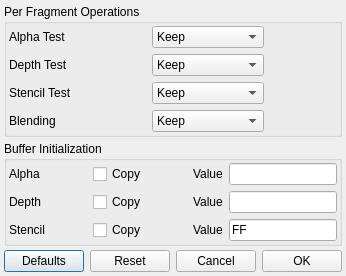
<ui version="4.0" >
 <class>dFragmentTest</class>
 <widget class="QDialog" name="dFragmentTest" >
  <property name="geometry" >
   <rect>
    <x>0</x>
    <y>0</y>
    <width>334</width>
    <height>273</height>
   </rect>
  </property>
  <property name="windowTitle" >
   <string>Dialog</string>
  </property>
  <layout class="QVBoxLayout" >
   <property name="spacing" >
    <number>4</number>
   </property>
   <property name="leftMargin" >
    <number>4</number>
   </property>
   <property name="topMargin" >
    <number>4</number>
   </property>
   <property name="rightMargin" >
    <number>4</number>
   </property>
   <property name="bottomMargin" >
    <number>4</number>
   </property>
   <item>
    <widget class="QGroupBox" name="groupBox_2" >
     <property name="sizePolicy" >
      <sizepolicy vsizetype="Minimum" hsizetype="Preferred" >
       <horstretch>0</horstretch>
       <verstretch>0</verstretch>
      </sizepolicy>
     </property>
     <property name="title" >
      <string>Per Fragment Operations</string>
     </property>
     <layout class="QGridLayout" >
      <property name="leftMargin" >
       <number>2</number>
      </property>
      <property name="topMargin" >
       <number>2</number>
      </property>
      <property name="rightMargin" >
       <number>2</number>
      </property>
      <property name="bottomMargin" >
       <number>2</number>
      </property>
      <property name="horizontalSpacing" >
       <number>0</number>
      </property>
      <property name="verticalSpacing" >
       <number>0</number>
      </property>
      <item row="0" column="0" >
       <layout class="QGridLayout" >
        <property name="leftMargin" >
         <number>0</number>
        </property>
        <property name="topMargin" >
         <number>0</number>
        </property>
        <property name="rightMargin" >
         <number>0</number>
        </property>
        <property name="bottomMargin" >
         <number>0</number>
        </property>
        <property name="horizontalSpacing" >
         <number>6</number>
        </property>
        <property name="verticalSpacing" >
         <number>6</number>
        </property>
        <item row="0" column="0" >
         <widget class="QLabel" name="label_5" >
          <property name="text" >
           <string>Alpha Test</string>
          </property>
         </widget>
        </item>
        <item row="1" column="0" >
         <widget class="QLabel" name="label_6" >
          <property name="text" >
           <string>Depth Test</string>
          </property>
         </widget>
        </item>
        <item row="2" column="2" >
         <widget class="QComboBox" name="cbStencilTest" >
          <item>
           <property name="text" >
            <string>Keep</string>
           </property>
          </item>
          <item>
           <property name="text" >
            <string>Force Disabled</string>
           </property>
          </item>
          <item>
           <property name="text" >
            <string>Force Enabled</string>
           </property>
          </item>
         </widget>
        </item>
        <item row="1" column="2" >
         <widget class="QComboBox" name="cbDepthTest" >
          <item>
           <property name="text" >
            <string>Keep</string>
           </property>
          </item>
          <item>
           <property name="text" >
            <string>Force Disabled</string>
           </property>
          </item>
          <item>
           <property name="text" >
            <string>Force Enabled</string>
           </property>
          </item>
         </widget>
        </item>
        <item row="2" column="3" >
         <spacer>
          <property name="orientation" >
           <enum>Qt::Horizontal</enum>
          </property>
          <property name="sizeHint" >
           <size>
            <width>40</width>
            <height>20</height>
           </size>
          </property>
         </spacer>
        </item>
        <item row="0" column="2" >
         <widget class="QComboBox" name="cbAlphaTest" >
          <property name="sizeAdjustPolicy" >
           <enum>QComboBox::AdjustToContents</enum>
          </property>
          <item>
           <property name="text" >
            <string>Keep</string>
           </property>
          </item>
          <item>
           <property name="text" >
            <string>Force Disabled</string>
           </property>
          </item>
          <item>
           <property name="text" >
            <string>Force Enabled</string>
           </property>
          </item>
         </widget>
        </item>
        <item row="1" column="3" >
         <spacer>
          <property name="orientation" >
           <enum>Qt::Horizontal</enum>
          </property>
          <property name="sizeHint" >
           <size>
            <width>40</width>
            <height>20</height>
           </size>
          </property>
         </spacer>
        </item>
        <item row="2" column="0" >
         <widget class="QLabel" name="label_7" >
          <property name="text" >
           <string>Stencil Test</string>
          </property>
         </widget>
        </item>
        <item row="0" column="3" >
         <spacer>
          <property name="orientation" >
           <enum>Qt::Horizontal</enum>
          </property>
          <property name="sizeHint" >
           <size>
            <width>40</width>
            <height>20</height>
           </size>
          </property>
         </spacer>
        </item>
        <item row="0" column="1" >
         <spacer>
          <property name="orientation" >
           <enum>Qt::Horizontal</enum>
          </property>
          <property name="sizeHint" >
           <size>
            <width>40</width>
            <height>20</height>
           </size>
          </property>
         </spacer>
        </item>
        <item row="1" column="1" >
         <spacer>
          <property name="orientation" >
           <enum>Qt::Horizontal</enum>
          </property>
          <property name="sizeHint" >
           <size>
            <width>40</width>
            <height>20</height>
           </size>
          </property>
         </spacer>
        </item>
        <item row="2" column="1" >
         <spacer>
          <property name="orientation" >
           <enum>Qt::Horizontal</enum>
          </property>
          <property name="sizeHint" >
           <size>
            <width>40</width>
            <height>20</height>
           </size>
          </property>
         </spacer>
        </item>
        <item row="3" column="0" >
         <widget class="QLabel" name="label_10" >
          <property name="text" >
           <string>Blending</string>
          </property>
         </widget>
        </item>
        <item row="3" column="1" >
         <spacer>
          <property name="orientation" >
           <enum>Qt::Horizontal</enum>
          </property>
          <property name="sizeHint" >
           <size>
            <width>40</width>
            <height>20</height>
           </size>
          </property>
         </spacer>
        </item>
        <item row="3" column="3" >
         <spacer>
          <property name="orientation" >
           <enum>Qt::Horizontal</enum>
          </property>
          <property name="sizeHint" >
           <size>
            <width>40</width>
            <height>20</height>
           </size>
          </property>
         </spacer>
        </item>
        <item row="3" column="2" >
         <widget class="QComboBox" name="cbBlending" >
          <item>
           <property name="text" >
            <string>Keep</string>
           </property>
          </item>
          <item>
           <property name="text" >
            <string>Force Disabled</string>
           </property>
          </item>
         </widget>
        </item>
       </layout>
      </item>
     </layout>
    </widget>
   </item>
   <item>
    <widget class="QGroupBox" name="groupBox" >
     <property name="title" >
      <string>Buffer Initialization</string>
     </property>
     <layout class="QGridLayout" >
      <property name="leftMargin" >
       <number>2</number>
      </property>
      <property name="topMargin" >
       <number>2</number>
      </property>
      <property name="rightMargin" >
       <number>2</number>
      </property>
      <property name="bottomMargin" >
       <number>2</number>
      </property>
      <property name="horizontalSpacing" >
       <number>0</number>
      </property>
      <property name="verticalSpacing" >
       <number>0</number>
      </property>
      <item row="0" column="0" >
       <layout class="QGridLayout" >
        <property name="leftMargin" >
         <number>0</number>
        </property>
        <property name="topMargin" >
         <number>0</number>
        </property>
        <property name="rightMargin" >
         <number>0</number>
        </property>
        <property name="bottomMargin" >
         <number>0</number>
        </property>
        <property name="horizontalSpacing" >
         <number>6</number>
        </property>
        <property name="verticalSpacing" >
         <number>6</number>
        </property>
        <item row="2" column="3" >
         <spacer>
          <property name="orientation" >
           <enum>Qt::Horizontal</enum>
          </property>
          <property name="sizeHint" >
           <size>
            <width>40</width>
            <height>20</height>
           </size>
          </property>
         </spacer>
        </item>
        <item row="1" column="3" >
         <spacer>
          <property name="orientation" >
           <enum>Qt::Horizontal</enum>
          </property>
          <property name="sizeHint" >
           <size>
            <width>40</width>
            <height>20</height>
           </size>
          </property>
         </spacer>
        </item>
        <item row="2" column="2" >
         <widget class="QCheckBox" name="cbStencilCopy" >
          <property name="text" >
           <string>Copy</string>
          </property>
         </widget>
        </item>
        <item row="2" column="5" >
         <widget class="QLineEdit" name="leStencilValue" >
          <property name="inputMask" >
           <string>HHhh; </string>
          </property>
          <property name="text" >
           <string>FF</string>
          </property>
         </widget>
        </item>
        <item row="2" column="0" >
         <widget class="QLabel" name="label_4" >
          <property name="text" >
           <string>Stencil</string>
          </property>
         </widget>
        </item>
        <item row="2" column="4" >
         <widget class="QLabel" name="label_9" >
          <property name="text" >
           <string>Value</string>
          </property>
         </widget>
        </item>
        <item row="1" column="4" >
         <widget class="QLabel" name="label_8" >
          <property name="text" >
           <string>Value</string>
          </property>
         </widget>
        </item>
        <item row="1" column="0" >
         <widget class="QLabel" name="label_3" >
          <property name="text" >
           <string>Depth</string>
          </property>
         </widget>
        </item>
        <item row="0" column="3" >
         <spacer>
          <property name="orientation" >
           <enum>Qt::Horizontal</enum>
          </property>
          <property name="sizeHint" >
           <size>
            <width>40</width>
            <height>20</height>
           </size>
          </property>
         </spacer>
        </item>
        <item row="0" column="4" >
         <widget class="QLabel" name="label" >
          <property name="text" >
           <string>Value</string>
          </property>
         </widget>
        </item>
        <item row="1" column="2" >
         <widget class="QCheckBox" name="cbDepthCopy" >
          <property name="text" >
           <string>Copy</string>
          </property>
         </widget>
        </item>
        <item row="0" column="2" >
         <widget class="QCheckBox" name="cbAlphaCopy" >
          <property name="text" >
           <string>Copy</string>
          </property>
         </widget>
        </item>
        <item row="0" column="5" >
         <widget class="QLineEdit" name="leAlphaValue" />
        </item>
        <item row="1" column="5" >
         <widget class="QLineEdit" name="leDepthValue" />
        </item>
        <item row="0" column="0" >
         <widget class="QLabel" name="label_2" >
          <property name="text" >
           <string>Alpha</string>
          </property>
         </widget>
        </item>
        <item row="0" column="1" >
         <spacer>
          <property name="orientation" >
           <enum>Qt::Horizontal</enum>
          </property>
          <property name="sizeHint" >
           <size>
            <width>40</width>
            <height>20</height>
           </size>
          </property>
         </spacer>
        </item>
        <item row="1" column="1" >
         <spacer>
          <property name="orientation" >
           <enum>Qt::Horizontal</enum>
          </property>
          <property name="sizeHint" >
           <size>
            <width>40</width>
            <height>20</height>
           </size>
          </property>
         </spacer>
        </item>
        <item row="2" column="1" >
         <spacer>
          <property name="orientation" >
           <enum>Qt::Horizontal</enum>
          </property>
          <property name="sizeHint" >
           <size>
            <width>40</width>
            <height>20</height>
           </size>
          </property>
         </spacer>
        </item>
       </layout>
      </item>
     </layout>
    </widget>
   </item>
   <item>
    <layout class="QHBoxLayout" >
     <property name="spacing" >
      <number>6</number>
     </property>
     <property name="leftMargin" >
      <number>0</number>
     </property>
     <property name="topMargin" >
      <number>0</number>
     </property>
     <property name="rightMargin" >
      <number>0</number>
     </property>
     <property name="bottomMargin" >
      <number>0</number>
     </property>
     <item>
      <widget class="QPushButton" name="pbDefaults" >
       <property name="text" >
        <string>Defaults</string>
       </property>
      </widget>
     </item>
     <item>
      <widget class="QPushButton" name="pbReset" >
       <property name="text" >
        <string>Reset</string>
       </property>
      </widget>
     </item>
     <item>
      <spacer>
       <property name="orientation" >
        <enum>Qt::Horizontal</enum>
       </property>
       <property name="sizeHint" >
        <size>
         <width>40</width>
         <height>20</height>
        </size>
       </property>
      </spacer>
     </item>
     <item>
      <widget class="QPushButton" name="pbCancel" >
       <property name="text" >
        <string>Cancel</string>
       </property>
      </widget>
     </item>
     <item>
      <widget class="QPushButton" name="pbOK" >
       <property name="text" >
        <string>OK</string>
       </property>
      </widget>
     </item>
    </layout>
   </item>
  </layout>
 </widget>
 <tabstops>
  <tabstop>cbAlphaTest</tabstop>
  <tabstop>cbDepthTest</tabstop>
  <tabstop>cbStencilTest</tabstop>
  <tabstop>cbAlphaCopy</tabstop>
  <tabstop>leAlphaValue</tabstop>
  <tabstop>cbDepthCopy</tabstop>
  <tabstop>leDepthValue</tabstop>
  <tabstop>cbStencilCopy</tabstop>
  <tabstop>leStencilValue</tabstop>
  <tabstop>pbDefaults</tabstop>
  <tabstop>pbReset</tabstop>
  <tabstop>pbCancel</tabstop>
  <tabstop>pbOK</tabstop>
 </tabstops>
 <resources/>
 <connections/>
</ui>
